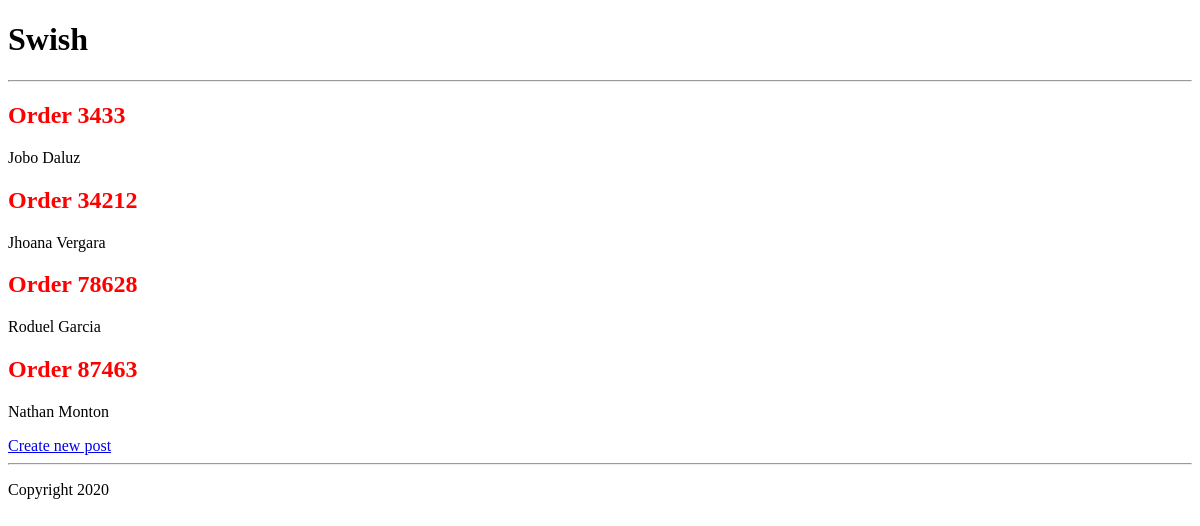
/orders/, run on an earlier commit of the app's database.
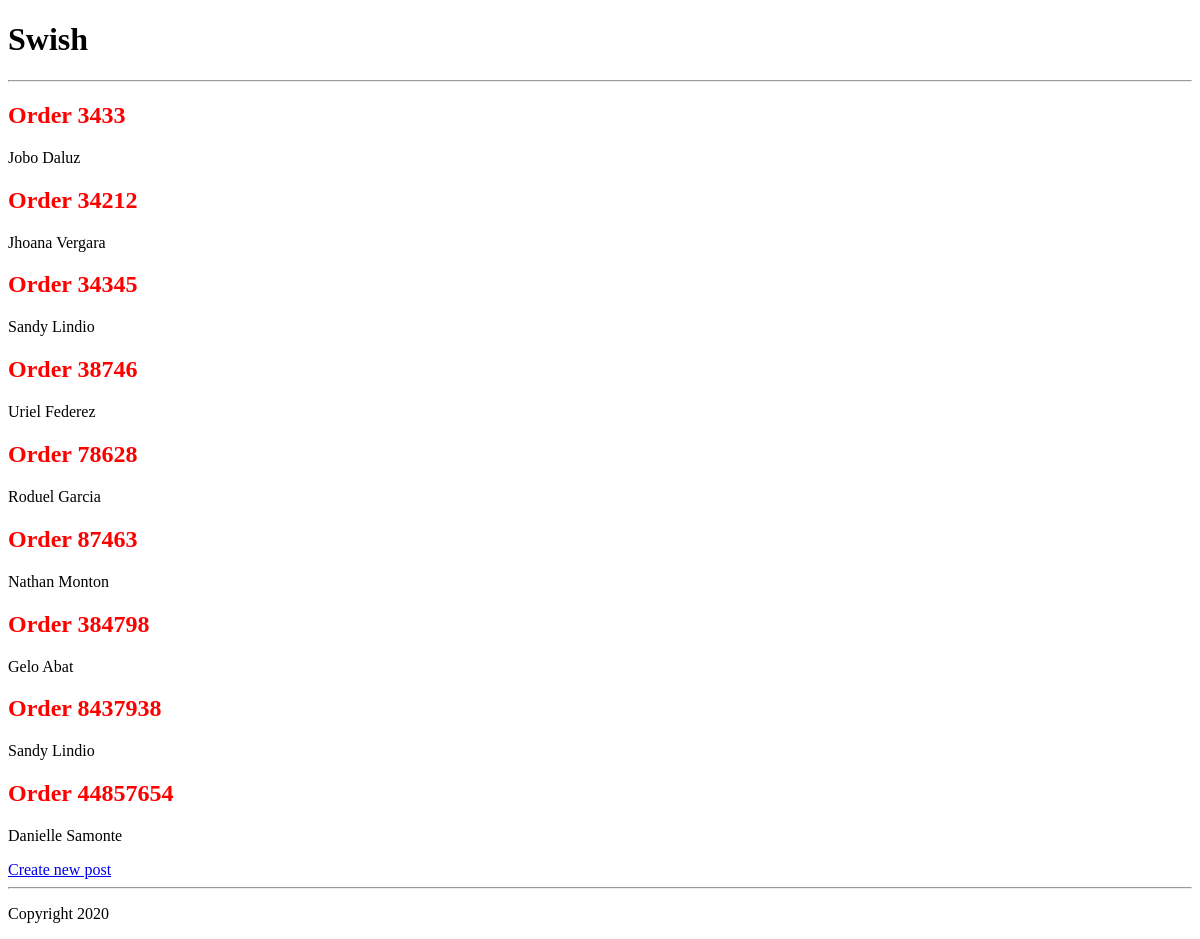
And on a later commit of the database.
### orders/models.py (models this page shows)
class Orders(models.Model):
    ref_id = models.IntegerField(primary_key=True)
    customer = models.CharField(max_length=50)
    order_time = models.DateTimeField(auto_now_add=True)
    pickup_time = models.DateTimeField(null=True, blank=True)

### orders/views.py (the view)
# urls.py: path("", OrderListView.as_view(), name="order_view"),
class OrderListView(ListView):
    model = Orders
    template_name = "orders.html"

### templates/orders.html
{% extends 'base.html' %}
{% block content %}
    {% for order in object_list %}
        <div>
            <h2 style="color:#ff0000"> Order {{ order.ref_id }} </h2>
            <p> {{ order.customer}} </p>
        </div>
    {% endfor %}
    <a href="{% url 'order_new' %}"> Create new post </a>
{% endblock content %}

### templates/base.html
<!DOCTYPE html>
    <head>
    </head>
    <body>
        <h1> Swish </h1>
        <hr />
        {% block content %}
        {% endblock content %}
        <hr />
        <p> Copyright 2020 </p>
    </body>
</html>

What changed in the data, as far as the page shows it:
added Orders: ref_id "34345", customer "Sandy Lindio"
added Orders: ref_id "38746", customer "Uriel Federez"
added Orders: ref_id "384798", customer "Gelo Abat"
added Orders: ref_id "8437938", customer "Sandy Lindio"
added Orders: ref_id "44857654", customer "Danielle Samonte"
